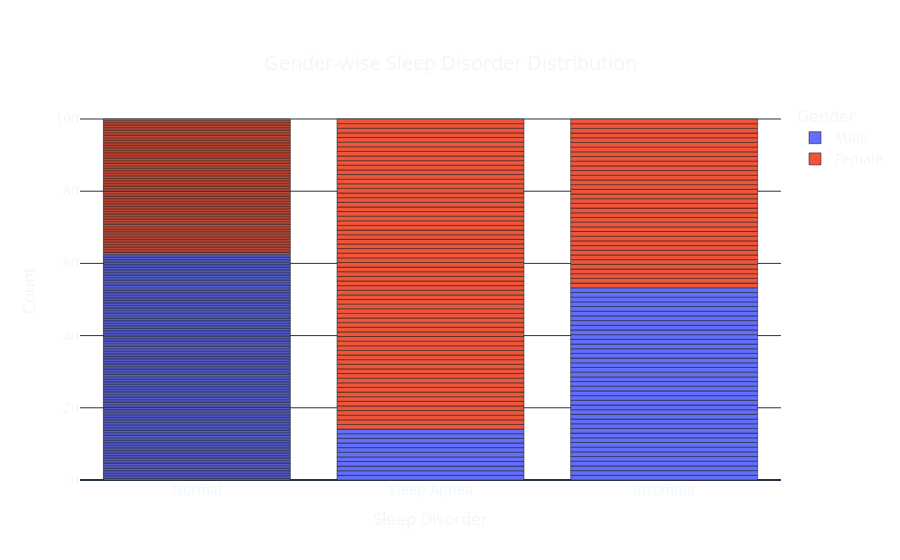

Notebook source saved alongside this figure:
### Code cell
fig = px.bar(data, x='Sleep Disorder', color='Gender', 
             title='Gender-wise Sleep Disorder Distribution',
             labels={'Sleep Disorder': 'Sleep Disorder', 'Gender': 'Gender', 'count': 'Count'},
             template='plotly_dark')

fig.update_layout(
    xaxis_title='Sleep Disorder',
    yaxis_title='Count',
    title={
        'text': "Gender-wise Sleep Disorder Distribution",
        'y':0.9,
        'x':0.5,
        'xanchor': 'center',
        'yanchor': 'top'},
    font=dict(size=14),
    plot_bgcolor='rgba(0,0,0,0)',
    paper_bgcolor='rgba(0,0,0,0)',
    bargap=0.2,
    barnorm='percent',
)

fig.show()

### Figure 1 — Plotly figure (JSON) as saved in the notebook; plotly's stock layout.template omitted (floating-point values rounded to 4 significant figures; data arrays with more than 128 entries replaced by an {"elided": "..."} marker saying what was removed)
{"data": [{"alignmentgroup": "True", "hovertemplate": "Gender=Male<br>Sleep Disorder=%{x}<br>Count=%{y}<extra></extra>", "legendgroup": "Male", "marker": {"color": "#636efa", "pattern": {"shape": ""}}, "name": "Male", "offsetgroup": "Male", "orientation": "v", "showlegend": true, "textposition": "auto", "type": "bar", "x": {"elided": "189 str values"}, "xaxis": "x", "y": {"elided": "189 int values"}, "yaxis": "y"}, {"alignmentgroup": "True", "hovertemplate": "Gender=Female<br>Sleep Disorder=%{x}<br>Count=%{y}<extra></extra>", "legendgroup": "Female", "marker": {"color": "#EF553B", "pattern": {"shape": ""}}, "name": "Female", "offsetgroup": "Female", "orientation": "v", "showlegend": true, "textposition": "auto", "type": "bar", "x": {"elided": "185 str values"}, "xaxis": "x", "y": {"elided": "185 int values"}, "yaxis": "y"}], "layout": {"autosize": true, "bargap": 0.2, "barmode": "relative", "barnorm": "percent", "font": {"size": 14}, "legend": {"title": {"text": "Gender"}, "tracegroupgap": 0}, "paper_bgcolor": "rgba(0, 0, 0, 0)", "plot_bgcolor": "rgba(0, 0, 0, 0)", "title": {"text": "Gender-wise Sleep Disorder Distribution", "x": 0.5, "xanchor": "center", "y": 0.9, "yanchor": "top"}, "xaxis": {"anchor": "y", "autorange": true, "domain": [0, 1], "range": [-0.5, 2.5], "title": {"text": "Sleep Disorder"}, "type": "category"}, "yaxis": {"anchor": "x", "autorange": true, "domain": [0, 1], "range": [0, 105.3], "title": {"text": "Count"}, "type": "linear"}}}
